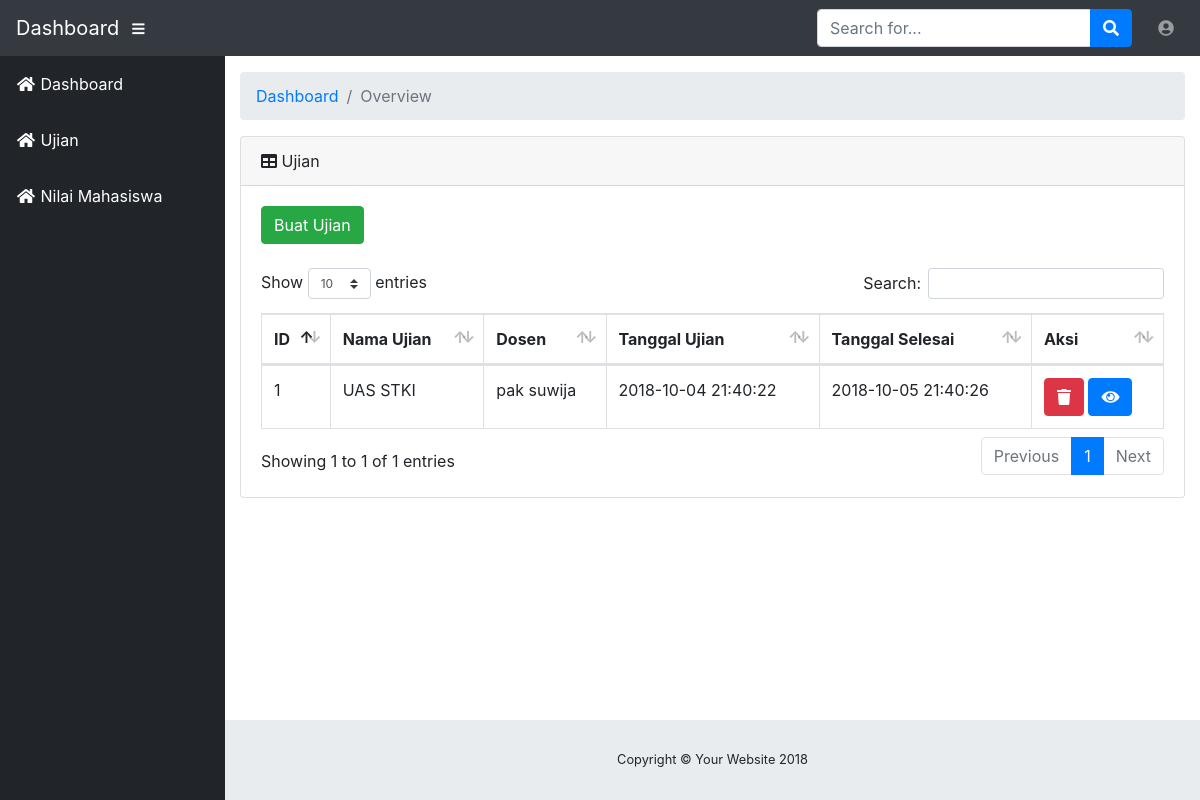
Before: /include/dosen/index.php?page=ujian with the older database file.
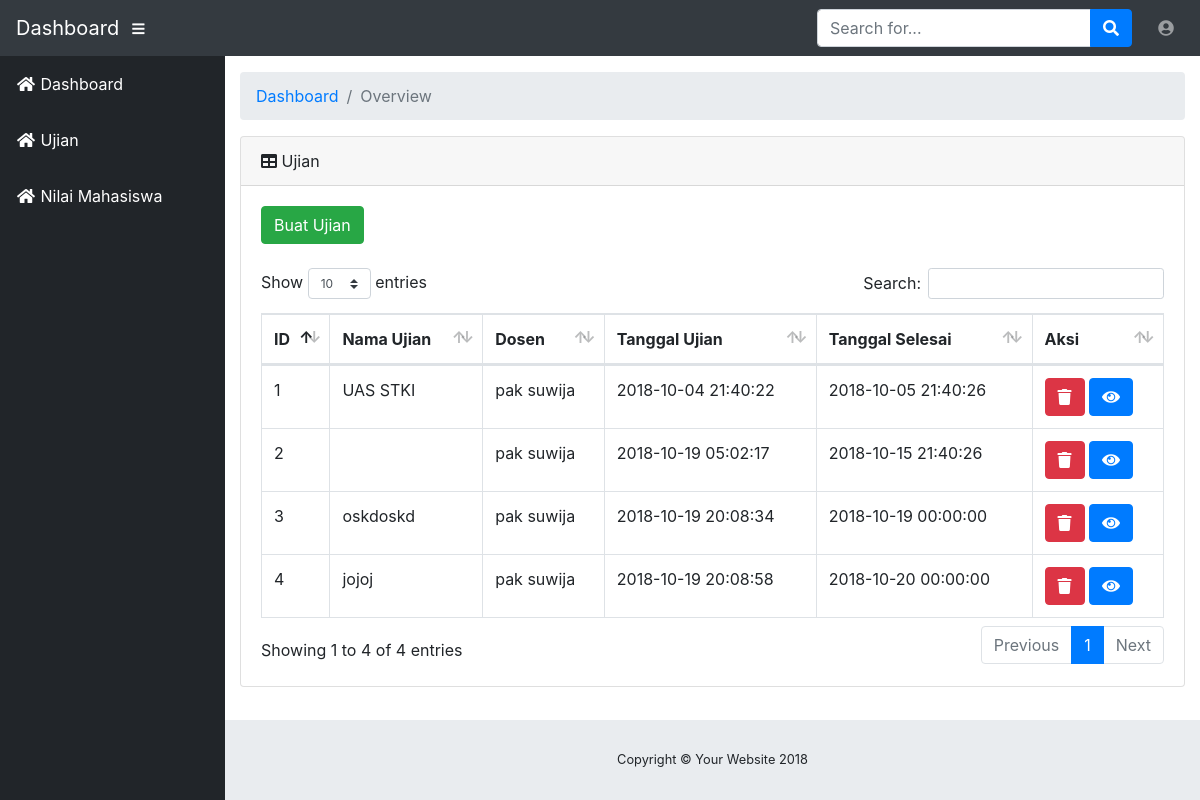
After: the same page with the newer database file.
### tables this page shows
CREATE TABLE `tb_ujian` (
  `id_ujian` int(10) NOT NULL AUTO_INCREMENT,
  `nama_ujian` varchar(255) DEFAULT NULL,
  `tgl_buat_ujian` datetime DEFAULT NULL,
  `tgl_selesai_ujian` datetime DEFAULT NULL,
  `id_dosen` int(11) DEFAULT NULL,
  PRIMARY KEY (`id_ujian`),
  KEY `id_dosen` (`id_dosen`),
  CONSTRAINT `tb_ujian_ibfk_1` FOREIGN KEY (`id_dosen`) REFERENCES `tb_dosen` (`id_dosen`)
);

CREATE TABLE `tb_dosen` (
  `id_dosen` int(10) NOT NULL AUTO_INCREMENT,
  `nama_dosen` varchar(255) DEFAULT NULL,
  `username_dosen` varchar(255) DEFAULT NULL,
  `password_dosen` varchar(255) DEFAULT NULL,
  PRIMARY KEY (`id_dosen`)
);

### include/dosen/content_ujian.php (the view)
<div class="card mb-3">
	<div class="card-header">
		<i class="fas fa-table"></i> Ujian
	</div>
	<div class="card-body">
		<a class="btn-success btn" href="?page=ujian&aksi=buat_ujian">Buat Ujian</a><br /><br />
		<div class="table-responsive">
			<table class="table table-bordered" id="dataTable" width="100%" cellspacing="0">
				<thead>
					<tr>
						<th>ID</th>
						<th>Nama Ujian</th>
						<th>Dosen</th>
						<th>Tanggal Ujian</th>
						<th>Tanggal Selesai</th>
						<th>Aksi</th>
					</tr>
				</thead>
				<tbody>
					<?php
						$semua_ujian = mysqli_query($conn, "SELECT * FROM tb_ujian INNER JOIN tb_dosen ON tb_ujian.`id_dosen`=tb_dosen.`id_dosen`");
						foreach ($semua_ujian as $ujian) {
					?>
					<tr>
						<td><?php echo $ujian['id_ujian']?></td>
						<td><?php echo $ujian['nama_ujian']?></td>
						<td><?php echo $ujian['nama_dosen']?></td>
						<td><?php echo $ujian['tgl_buat_ujian']?></td>
						<td><?php echo $ujian['tgl_selesai_ujian']?></td>
						<td>
							<a class="btn btn-danger" href="javascript:void(o)">
								<i class="fas fa-trash"></i>
							</a>
							<a class="btn btn-primary" href="?page=ujian&id_ujian=<?php echo $ujian['id_ujian'] ?>">
								<i class="fas fa-eye"></i>
							</a>
						</td>
					</tr>
					<?php
						}
					?>
				</tbody>
			</table>
		</div>
	</div>
</div>

### include/dosen/index.php (shortened to what this page needs)
<!DOCTYPE html>
<html lang="en">
	<head>
		<?php include 'include/head.php';
		?>
	</head>
	<body id="page-top">
		<?php include 'include/navbar.php' ?>
		<div id="wrapper">
			<?php
				include 'include/dosen/sidebar_dosen.php';
			?>
			<div id="content-wrapper">
				<div class="container-fluid">
					<ol class="breadcrumb">
						<li class="breadcrumb-item">
							<a href="#">Dashboard</a>
						</li>
						<li class="breadcrumb-item active">Overview</li>
					</ol>
					<?php
						if(isset($_GET['page'])){
							if($_GET['page']=='ujian'){
								if (isset($_GET['id_ujian'])) {
									if (isset($_GET['aksi'])) {
										if($_GET['aksi']=='tambah_soal'){
											include 'include/dosen/content_tambah_soal.php';
										}
									} else {
										include 'include/dosen/content_lihat_ujian.php';
									}
								} else if(isset($_GET['aksi'])){
									if($_GET['aksi']=='buat_ujian'){
										include 'include/dosen/content_buat_ujian.php';
									}
								} else {
									include 'include/dosen/content_ujian.php';
								}
							} else if($_GET['page']=='nilai_mhs'){
								include 'include/dosen/content_nilai_mhs.php';
							}
						} else {
							include 'include/dosen/content_dashboard.php';
						}
					?>
				</div>
				<footer class="sticky-footer">
					<div class="container my-auto">
						<div class="copyright text-center my-auto">
							<span>Copyright © Your Website 2018</span>
						</div>
					</div>
				</footer>
			</div>
		</div>
	</body>
</html>

### include/head.php (shortened to what this page needs)
<link href="assets/vendor/bootstrap/css/bootstrap.min.css" rel="stylesheet">
<link href="assets/vendor/fontawesome-free/css/all.min.css" rel="stylesheet" type="text/css">
<link href="assets/vendor/datatables/dataTables.bootstrap4.css" rel="stylesheet">
<link href="assets/css/sb-admin.css" rel="stylesheet">

### include/navbar.php (shortened to what this page needs)
<nav class="navbar navbar-expand navbar-dark bg-dark static-top">
<a class="navbar-brand mr-1" href="index.html">Dashboard</a>
<button class="btn btn-link btn-sm text-white order-1 order-sm-0" id="sidebarToggle" href="#">
  <i class="fas fa-bars"></i>
</button>
<form class="d-none d-md-inline-block form-inline ml-auto mr-0 mr-md-3 my-2 my-md-0">
  <div class="input-group">
    <input type="text" class="form-control" placeholder="Search for..." aria-label="Search" aria-describedby="basic-addon2">
    <div class="input-group-append">
      <button class="btn btn-primary" type="button">
        <i class="fas fa-search"></i>
      </button>
    </div>
  </div>
</form>
<ul class="navbar-nav ml-auto ml-md-0">
  <li class="nav-item dropdown no-arrow">
    <a class="nav-link dropdown-toggle" href="#" id="userDropdown" role="button" data-toggle="dropdown" aria-haspopup="true" aria-expanded="false">
      <i class="fas fa-user-circle fa-fw"></i>
    </a>
  </li>
</ul>
</nav>

### include/dosen/sidebar_dosen.php
<ul class="sidebar navbar-nav">
    <li class="nav-item active">
        <a class="nav-link" href="dosen">
        <i class="fas fa-fw fa-home"></i>
        <span>Dashboard</span>
        </a>
    </li>
    <li class="nav-item active">
        <a class="nav-link" href="?page=ujian">
        <i class="fas fa-fw fa-home"></i>
        <span>Ujian</span>
        </a>
    </li>
    <li class="nav-item active">
        <a class="nav-link" href="?page=nilai_mhs">
        <i class="fas fa-fw fa-home"></i>
        <span>Nilai Mahasiswa</span>
        </a>
    </li>
</ul>

### assets/css/sb-admin.css (style rules this page uses)
html { position: relative; min-height: 100%; }
body { height: 100%; }
#wrapper { display: -webkit-box; display: -ms-flexbox; display: flex; }
#wrapper #content-wrapper { overflow-x: hidden; width: 100%; padding-top: 1rem; padding-bottom: 80px; }
.navbar-nav .nav-item.active .nav-link { color: #fff; }
.navbar-nav .nav-item.dropdown .dropdown-toggle::after { width: 1rem; text-align: center; float: right; vertical-align: 0; border: 0; font-weight: 900; content: '\f105'; font-family: 'Font Awesome 5 Free'; }
.navbar-nav .nav-item.dropdown.no-arrow .dropdown-toggle::after { display: none; }
.sidebar { width: 90px !important; background-color: #212529; min-height: calc(100vh - 56px); }
.sidebar .nav-item:last-child { margin-bottom: 1rem; }
.sidebar .nav-item .nav-link { text-align: center; padding: 0.75rem 1rem; width: 90px; }
.sidebar .nav-item .nav-link span { font-size: 0.65rem; display: block; }
.sidebar .nav-item .nav-link { color: rgba(255, 255, 255, 0.5); }
@media (min-width: 768px) { .sidebar { width: 225px !important; } }
@media (min-width: 768px) { .sidebar .nav-item .nav-link { display: block; width: 100%; text-align: left; padding: 1rem; width: 225px; } }
@media (min-width: 768px) { .sidebar .nav-item .nav-link span { font-size: 1rem; display: inline; } }
:root { --input-padding-x: 0.75rem; --input-padding-y: 0.75rem; }
footer.sticky-footer { display: -webkit-box; display: -ms-flexbox; display: flex; position: absolute; right: 0; bottom: 0; width: calc(100% - 90px); height: 80px; background-color: #e9ecef; }
footer.sticky-footer .copyright { line-height: 1; font-size: 0.8rem; }
@media (min-width: 768px) { footer.sticky-footer { width: calc(100% - 225px); } }

Changed rows visible on the page:
added tb_ujian: id_ujian "2", id_dosen.nama_dosen "pak suwija", tgl_buat_ujian "2018-10-19 05:02:17", tgl_selesai_ujian "2018-10-15 21:40:26"
added tb_ujian: id_ujian "3", nama_ujian "oskdoskd", id_dosen.nama_dosen "pak suwija", tgl_buat_ujian "2018-10-19 20:08:34", tgl_selesai_ujian "2018-10-19 00:00:00"
added tb_ujian: id_ujian "4", nama_ujian "jojoj", id_dosen.nama_dosen "pak suwija", tgl_buat_ujian "2018-10-19 20:08:58", tgl_selesai_ujian "2018-10-20 00:00:00"
Other visible differences:
text written by a page script: "Show entries Search: Showing 1 to 1 of 1 entries Previous 1 Next" → "Show entries Search: Showing 1 to 4 of 4 entries Previous 1 Next"
